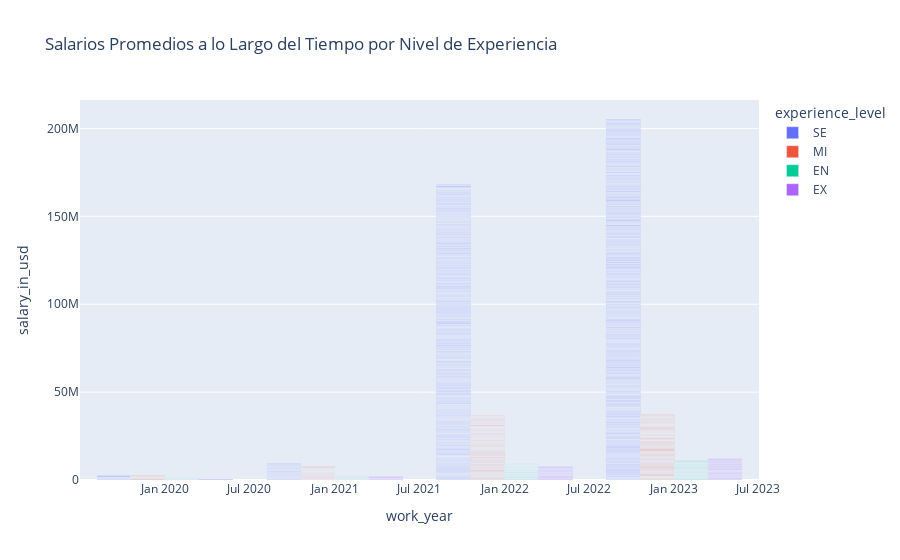

The code cell stored with this chart in its notebook:
### Code cell
fig = px.bar(df, x='work_year', y='salary_in_usd', color='experience_level',
             title='Salarios Promedios a lo Largo del Tiempo por Nivel de Experiencia',
             barmode='group')
fig.show()

### Figure 1 — Plotly figure (JSON) as saved in the notebook; plotly's stock layout.template omitted (floating-point values rounded to 4 significant figures; data arrays with more than 128 entries replaced by an {"elided": "..."} marker saying what was removed)
{"data": [{"alignmentgroup": "True", "hovertemplate": "experience_level=SE<br>work_year=%{x}<br>salary_in_usd=%{y}<extra></extra>", "legendgroup": "SE", "marker": {"color": "#636efa", "pattern": {"shape": ""}}, "name": "SE", "offsetgroup": "SE", "orientation": "v", "showlegend": true, "textposition": "auto", "type": "bar", "x": {"elided": "2516 str values"}, "xaxis": "x", "y": {"elided": "2516 int values"}, "yaxis": "y"}, {"alignmentgroup": "True", "hovertemplate": "experience_level=MI<br>work_year=%{x}<br>salary_in_usd=%{y}<extra></extra>", "legendgroup": "MI", "marker": {"color": "#EF553B", "pattern": {"shape": ""}}, "name": "MI", "offsetgroup": "MI", "orientation": "v", "showlegend": true, "textposition": "auto", "type": "bar", "x": {"elided": "805 str values"}, "xaxis": "x", "y": {"elided": "805 int values"}, "yaxis": "y"}, {"alignmentgroup": "True", "hovertemplate": "experience_level=EN<br>work_year=%{x}<br>salary_in_usd=%{y}<extra></extra>", "legendgroup": "EN", "marker": {"color": "#00cc96", "pattern": {"shape": ""}}, "name": "EN", "offsetgroup": "EN", "orientation": "v", "showlegend": true, "textposition": "auto", "type": "bar", "x": {"elided": "320 str values"}, "xaxis": "x", "y": {"elided": "320 int values"}, "yaxis": "y"}, {"alignmentgroup": "True", "hovertemplate": "experience_level=EX<br>work_year=%{x}<br>salary_in_usd=%{y}<extra></extra>", "legendgroup": "EX", "marker": {"color": "#ab63fa", "pattern": {"shape": ""}}, "name": "EX", "offsetgroup": "EX", "orientation": "v", "showlegend": true, "textposition": "auto", "type": "bar", "x": ["2023-01-01T00:00:00", "2023-01-01T00:00:00", "2020-01-01T00:00:00", "2023-01-01T00:00:00", "2023-01-01T00:00:00", "2023-01-01T00:00:00", "2023-01-01T00:00:00", "2023-01-01T00:00:00", "2023-01-01T00:00:00", "2023-01-01T00:00:00", "2023-01-01T00:00:00", "2023-01-01T00:00:00", "2023-01-01T00:00:00", "2023-01-01T00:00:00", "2023-01-01T00:00:00", "2023-01-01T00:00:00", "2023-01-01T00:00:00", "2023-01-01T00:00:00", "2023-01-01T00:00:00", "2023-01-01T00:00:00", "2023-01-01T00:00:00", "2023-01-01T00:00:00", "2023-01-01T00:00:00", "2023-01-01T00:00:00", "2023-01-01T00:00:00", "2023-01-01T00:00:00", "2023-01-01T00:00:00", "2023-01-01T00:00:00", "2023-01-01T00:00:00", "2023-01-01T00:00:00", "2023-01-01T00:00:00", "2023-01-01T00:00:00", "2023-01-01T00:00:00", "2023-01-01T00:00:00", "2023-01-01T00:00:00", "2022-01-01T00:00:00", "2023-01-01T00:00:00", "2023-01-01T00:00:00", "2023-01-01T00:00:00", "2023-01-01T00:00:00", "2023-01-01T00:00:00", "2023-01-01T00:00:00", "2023-01-01T00:00:00", "2023-01-01T00:00:00", "2023-01-01T00:00:00", "2023-01-01T00:00:00", "2023-01-01T00:00:00", "2023-01-01T00:00:00", "2023-01-01T00:00:00", "2023-01-01T00:00:00", "2023-01-01T00:00:00", "2023-01-01T00:00:00", "2023-01-01T00:00:00", "2023-01-01T00:00:00", "2023-01-01T00:00:00", "2023-01-01T00:00:00", "2023-01-01T00:00:00", "2023-01-01T00:00:00", "2023-01-01T00:00:00", "2023-01-01T00:00:00", "2023-01-01T00:00:00", "2023-01-01T00:00:00", "2022-01-01T00:00:00", "2022-01-01T00:00:00", "2022-01-01T00:00:00", "2022-01-01T00:00:00", "2022-01-01T00:00:00", "2022-01-01T00:00:00", "2022-01-01T00:00:00", "2022-01-01T00:00:00", "2022-01-01T00:00:00", "2022-01-01T00:00:00", "2022-01-01T00:00:00", "2022-01-01T00:00:00", "2022-01-01T00:00:00", "2022-01-01T00:00:00", "2022-01-01T00:00:00", "2022-01-01T00:00:00", "2022-01-01T00:00:00", "2022-01-01T00:00:00", "2022-01-01T00:00:00", "2022-01-01T00:00:00", "2022-01-01T00:00:00", "2022-01-01T00:00:00", "2022-01-01T00:00:00", "2022-01-01T00:00:00", "2022-01-01T00:00:00", "2022-01-01T00:00:00", "2022-01-01T00:00:00", "2022-01-01T00:00:00", "2022-01-01T00:00:00", "2022-01-01T00:00:00", "2022-01-01T00:00:00", "2022-01-01T00:00:00", "2022-01-01T00:00:00", "2022-01-01T00:00:00", "2022-01-01T00:00:00", "2022-01-01T00:00:00", "2022-01-01T00:00:00", "2022-01-01T00:00:00", "2022-01-01T00:00:00", "2022-01-01T00:00:00", "2021-01-01T00:00:00", "2021-01-01T00:00:00", "2021-01-01T00:00:00", "2021-01-01T00:00:00", "2021-01-01T00:00:00", "2021-01-01T00:00:00", "2021-01-01T00:00:00", "2020-01-01T00:00:00", "2021-01-01T00:00:00", "2021-01-01T00:00:00", "2021-01-01T00:00:00", "2020-01-01T00:00:00"], "xaxis": "x", "y": [258750, 185000, 15000, 220000, 205000, 329500, 269600, 145000, 115000, 175000, 110000, 221000, 153000, 200000, 145000, 180000, 155000, 286000, 207000, 353200, 249300, 145000, 100000, 265000, 235000, 194500, 115500, 200000, 145000, 210914, 116704, 167500, 106500, 310000, 239000, 106000, 310000, 239000, 160288, 127467, 310000, 239000, 235000, 210000, 210914, 116704, 284000, 236000, 155000, 140000, 175000, 110000, 314100, 195800, 200000, 145000, 310000, 239000, 300000, 200000, 196200, 150900, 200000, 145000, 310000, 239000, 159000, 130000, 310000, 239000, 205000, 160000, 210000, 157000, 125976, 187200, 116100, 222640, 182160, 297500, 260000, 200000, 180000, 200000, 200000, 150000, 84053, 260500, 175100, 115222, 76309, 242000, 200000, 130000, 110000, 224000, 167875, 175000, 135000, 324000, 216000, 192037, 250000, 130026, 85000, 230000, 153667, 235000, 150000, 79833, 141846, 69741, 416000, 325000], "yaxis": "y"}], "layout": {"barmode": "group", "legend": {"title": {"text": "experience_level"}, "tracegroupgap": 0}, "title": {"text": "Salarios Promedios a lo Largo del Tiempo por Nivel de Experiencia"}, "xaxis": {"anchor": "y", "domain": [0, 1], "title": {"text": "work_year"}}, "yaxis": {"anchor": "x", "domain": [0, 1], "title": {"text": "salary_in_usd"}}}}
